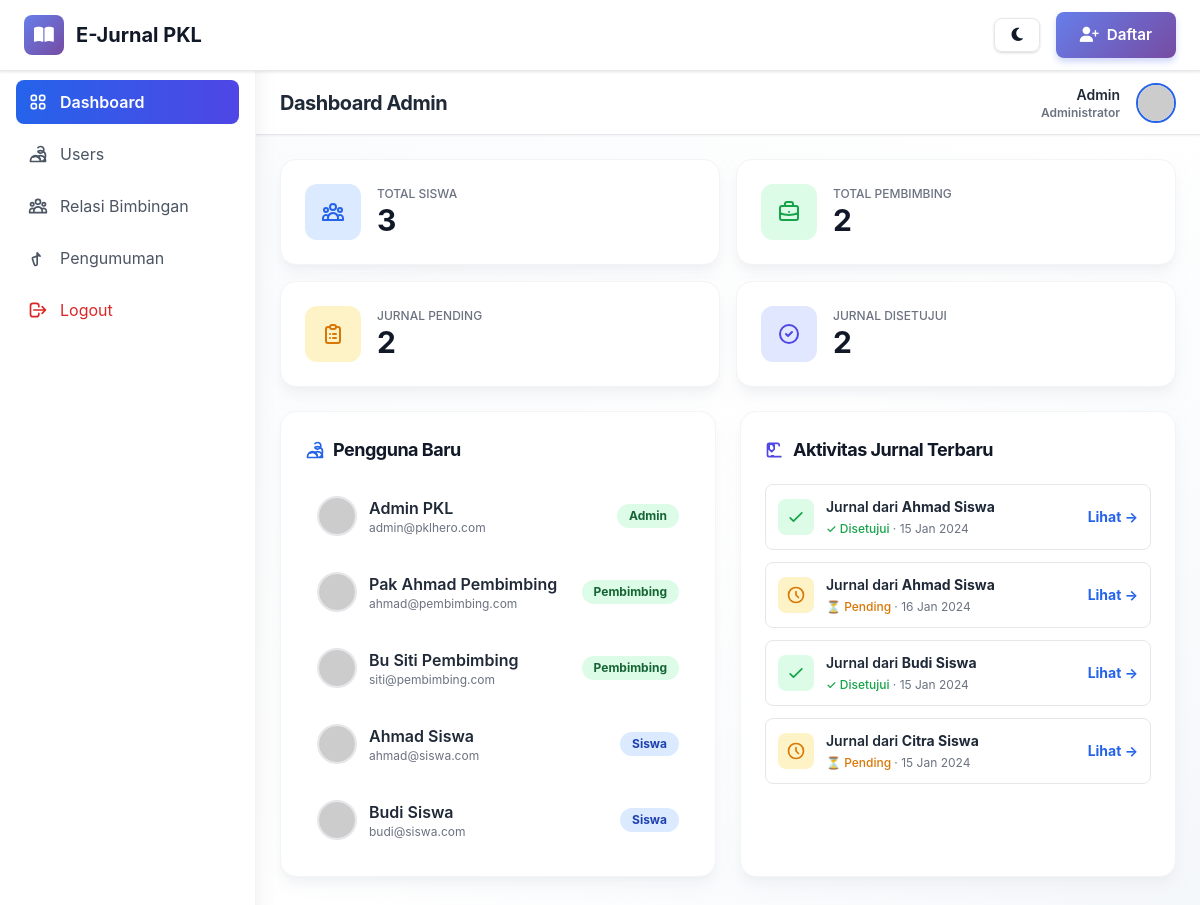
The app's page /public/admin/ (signed in) with its own data.
### tables this page shows
CREATE TABLE users (
    id INT AUTO_INCREMENT PRIMARY KEY,
    nama_lengkap VARCHAR(255) NOT NULL,
    email VARCHAR(255) UNIQUE NOT NULL,
    password VARCHAR(255) NOT NULL,
    role ENUM('admin', 'pembimbing', 'siswa') NOT NULL,
    created_at TIMESTAMP DEFAULT CURRENT_TIMESTAMP
);

CREATE TABLE jurnal_harian (
    id INT AUTO_INCREMENT PRIMARY KEY,
    id_siswa INT NOT NULL,
    tanggal_kegiatan DATE NOT NULL,
    deskripsi_kegiatan TEXT NOT NULL,
    kendala TEXT,
    solusi TEXT,
    status ENUM('pending', 'approved', 'rejected') DEFAULT 'pending',
    komentar_pembimbing TEXT,
    tanggal_review TIMESTAMP NULL DEFAULT NULL,
    nilai_apresiasi INT,
    created_at TIMESTAMP DEFAULT CURRENT_TIMESTAMP,
    FOREIGN KEY (id_siswa) REFERENCES users(id) ON DELETE CASCADE
);

### public/admin/index.php (the view, shortened to what this page needs)
<?php
include '../../app/_config/database.php';
include '../../templates/header.php';
$siswa_count = $pdo->query("SELECT COUNT(*) FROM users WHERE role = 'siswa'")->fetchColumn();
$pembimbing_count = $pdo->query("SELECT COUNT(*) FROM users WHERE role = 'pembimbing'")->fetchColumn();
$jurnal_pending_count = $pdo->query("SELECT COUNT(*) FROM jurnal_harian WHERE status = 'pending'")->fetchColumn();
$jurnal_approved_count = $pdo->query("SELECT COUNT(*) FROM jurnal_harian WHERE status = 'approved'")->fetchColumn();
$stmt_users = $pdo->query("SELECT id, nama_lengkap, email, role, created_at FROM users ORDER BY created_at DESC LIMIT 5");
$recent_users = $stmt_users->fetchAll(PDO::FETCH_ASSOC);
$stmt_journals = $pdo->query("SELECT j.id, j.tanggal_kegiatan, j.status, u.nama_lengkap as nama_siswa FROM jurnal_harian j JOIN users u ON j.id_siswa = u.id ORDER BY j.created_at DESC LIMIT 5");
$recent_journals = $stmt_journals->fetchAll(PDO::FETCH_ASSOC);
$user_name = $_SESSION['user_nama'] ?? 'Admin';
?>
<div class="min-h-screen bg-gradient-to-br from-slate-50 via-white to-slate-100">
    <aside class="fixed inset-y-0 left-0 z-20 w-64 bg-white shadow-xl border-r border-gray-100 flex-col hidden sm:flex">
        <div class="flex h-16 items-center justify-center border-b border-gray-200">
            <a href="#" class="flex items-center gap-2 font-bold text-lg bg-gradient-to-r from-blue-600 to-indigo-600 bg-clip-text text-transparent">
                <div class="p-2 rounded-lg bg-gradient-to-br from-blue-600 to-indigo-600 text-white">
                </div>
                <span>E-Jurnal</span>
            </a>
        </div>
        <nav class="flex-1 p-4 space-y-2">
            <a href="index.php" class="flex items-center gap-3 rounded-lg bg-gradient-to-r from-blue-600 to-indigo-600 text-white px-3 py-2.5 font-semibold transition duration-200">
                Dashboard
            </a>
            <a href="users_manage.php" class="flex items-center gap-3 rounded-lg px-3 py-2.5 text-gray-600 hover:bg-gray-100 hover:text-gray-900 transition-all duration-200">
                <svg class="h-5 w-5" fill="none" viewBox="0 0 24 24" stroke="currentColor"><path stroke-linecap="round" stroke-linejoin="round" stroke-width="2" d="M12 4.354a4 4 0 110 5.292M15 21H3v-1a6 6 0 0112 0v1zm0 0h6v-1a6 6 0 00-9-5.197M15 21a6 6 0 00-9-5.197M15 21a6 6 0 006-6v-1a6 6 0 00-9-5.197" /></svg>
                Users
            </a>
            <a href="manage_relasi.php" class="flex items-center gap-3 rounded-lg px-3 py-2.5 text-gray-600 hover:bg-gray-100 hover:text-gray-900 transition-all duration-200">
                Relasi Bimbingan
            </a>
            <a href="pengumuman_manage.php" class="flex items-center gap-3 rounded-lg px-3 py-2.5 text-gray-600 hover:bg-gray-100 hover:text-gray-900 transition-all duration-200">
                <svg class="h-5 w-5" fill="none" viewBox="0 0 24 24" stroke="currentColor"><path stroke-linecap="round" stroke-linejoin="round" stroke-width="2" d="M11 5.882V19.24a1.76 1.76 0 01-3.417.592l-2.144-6.363a1.76 1.76 0 01.592-2.145l6.364-2.144a1.76 1.76 0 012.144.592z" /></svg>
                Pengumuman
            </a>
            <a href="../logout.php" class="flex items-center gap-3 rounded-lg px-3 py-2.5 text-red-600 hover:bg-red-50 mt-auto transition-all duration-200">
                <svg class="h-5 w-5" fill="none" viewBox="0 0 24 24" stroke="currentColor"><path stroke-linecap="round" stroke-linejoin="round" stroke-width="2" d="M17 16l4-4m0 0l-4-4m4 4H7m6 4v1a3 3 0 01-3 3H6a3 3 0 01-3-3V7a3 3 0 013-3h4a3 3 0 013 3v1" /></svg>
                Logout
            </a>
        </nav>
    </aside>
    <div class="flex flex-col sm:ml-64">
        <header class="sticky top-0 z-10 flex h-16 items-center justify-between bg-white border-b border-gray-200 px-6 shadow-sm">
            <div class="flex items-center">
                <h1 class="text-xl font-bold text-gray-800">Dashboard Admin</h1>
            </div>
            <div class="flex items-center gap-4">
                <div class="font-semibold text-right">
                    <div class="text-sm text-gray-800"><?php echo htmlspecialchars($user_name); ?></div>
                    <div class="text-xs text-gray-500">Administrator</div>
                </div>
                <img class="h-10 w-10 rounded-full object-cover border-2 border-blue-600" src="https://ui-avatars.com/api/?name=<?php echo urlencode($user_name); ?>&background=2563eb&color=fff" alt="User Avatar">
            </div>
        </header>
        <main class="flex-1 p-6 space-y-6">
            <div class="grid grid-cols-1 md:grid-cols-2 xl:grid-cols-4 gap-4">
                <div class="card-hover bg-white p-6 rounded-2xl shadow-lg shadow-gray-200/50 border border-gray-100 flex items-center gap-4">
                    <div class="p-4 bg-blue-100 rounded-xl"></div>
                    <div>
                        <p class="text-xs text-gray-500 font-medium uppercase">Total Siswa</p>
                        <p class="text-3xl font-bold text-gray-900"><?php echo $siswa_count; ?></p>
                    </div>
                </div>
                 <div class="card-hover bg-white p-6 rounded-2xl shadow-lg shadow-gray-200/50 border border-gray-100 flex items-center gap-4">
                    <div class="p-4 bg-green-100 rounded-xl"></div>
                    <div>
                        <p class="text-xs text-gray-500 font-medium uppercase">Total Pembimbing</p>
                        <p class="text-3xl font-bold text-gray-900"><?php echo $pembimbing_count; ?></p>
                    </div>
                </div>
                <div class="card-hover bg-white p-6 rounded-2xl shadow-lg shadow-gray-200/50 border border-gray-100 flex items-center gap-4">
                    <div class="p-4 bg-amber-100 rounded-xl"></div>
                    <div>
                        <p class="text-xs text-gray-500 font-medium uppercase">Jurnal Pending</p>
                        <p class="text-3xl font-bold text-gray-900"><?php echo $jurnal_pending_count; ?></p>
                    </div>
                </div>
                <div class="card-hover bg-white p-6 rounded-2xl shadow-lg shadow-gray-200/50 border border-gray-100 flex items-center gap-4">
                    <div class="p-4 bg-indigo-100 rounded-xl"><svg class="h-6 w-6 text-indigo-600" fill="none" viewBox="0 0 24 24" stroke="currentColor"><path stroke-linecap="round" stroke-linejoin="round" stroke-width="2" d="M9 12l2 2 4-4m6 2a9 9 0 11-18 0 9 9 0 0118 0z" /></svg></div>
                    <div>
                        <p class="text-xs text-gray-500 font-medium uppercase">Jurnal Disetujui</p>
                        <p class="text-3xl font-bold text-gray-900"><?php echo $jurnal_approved_count; ?></p>
                    </div>
                </div>
            </div>
            <div class="grid grid-cols-1 lg:grid-cols-2 gap-6">
                <div class="bg-white p-6 rounded-2xl shadow-lg shadow-gray-200/50 border border-gray-100">
                    <h3 class="font-bold text-gray-900 text-lg mb-5 flex items-center gap-2">
                        <svg class="w-5 h-5 text-blue-600" fill="none" viewBox="0 0 24 24" stroke="currentColor"><path stroke-linecap="round" stroke-linejoin="round" stroke-width="2" d="M12 4.354a4 4 0 110 5.292M15 21H3v-1a6 6 0 0112 0v1zm0 0h6v-1a6 6 0 00-9-5.197M15 21a6 6 0 00-9-5.197M15 21a6 6 0 006-6v-1a6 6 0 00-9-5.197"/></svg>
                        Pengguna Baru
                    </h3>
                    <div class="space-y-3">
                        <?php foreach($recent_users as $user): ?>
                            <div class="flex items-center justify-between p-3 rounded-lg hover:bg-gray-50 transition">
                                <div class="flex items-center gap-3">
                                    <img class="h-10 w-10 rounded-full object-cover border-2 border-gray-200" src="https://ui-avatars.com/api/?name=<?php echo urlencode($user['nama_lengkap']); ?>&background=random&color=fff" alt="Avatar">
                                    <div>
                                        <p class="font-semibold text-gray-800"><?php echo htmlspecialchars($user['nama_lengkap']); ?></p>
                                        <p class="text-xs text-gray-500"><?php echo htmlspecialchars($user['email']); ?></p>
                                    </div>
                                </div>
                                <span class="text-xs font-bold px-3 py-1 rounded-full <?php echo $user['role'] === 'siswa' ? 'bg-blue-100 text-blue-800' : 'bg-green-100 text-green-800'; ?>">
                                    <?php echo ucfirst(htmlspecialchars($user['role'])); ?>
                                </span>
                            </div>
                        <?php endforeach; ?>
                    </div>
                </div>
                <div class="bg-white p-6 rounded-2xl shadow-lg shadow-gray-200/50 border border-gray-100">
                    <h3 class="font-bold text-gray-900 text-lg mb-5 flex items-center gap-2">
                        <svg class="w-5 h-5 text-indigo-600" fill="none" viewBox="0 0 24 24" stroke="currentColor"><path stroke-linecap="round" stroke-linejoin="round" stroke-width="2" d="M19 20H5a2 2 0 01-2-2V6a2 2 0 012-2h10a2 2 0 012 2v1m-7 12h-2m2-12a2 2 0 00-2-2H7a2 2 0 00-2 2v4l3 3 3-3V6z" /></svg>
                        Aktivitas Jurnal Terbaru
                    </h3>
                    <div class="space-y-3">
                         <?php foreach($recent_journals as $jurnal): ?>
                            <div class="flex items-center justify-between p-3 rounded-lg border border-gray-200 hover:shadow-md transition">
                                <div class="flex items-center gap-3">
                                     <span class="p-2 rounded-lg <?php
                                        if ($jurnal['status'] == 'approved') echo 'bg-green-100';
                                        elseif ($jurnal['status'] == 'rejected') echo 'bg-red-100';
                                        else echo 'bg-amber-100';
                                    ?>">
                                        <svg class="h-5 w-5 <?php
                                            if ($jurnal['status'] == 'approved') echo 'text-green-600';
                                            elseif ($jurnal['status'] == 'rejected') echo 'text-red-600';
                                            else echo 'text-amber-600';
                                        ?>" fill="none" viewBox="0 0 24 24" stroke="currentColor">
                                            <?php if($jurnal['status'] == 'approved'): ?> <path stroke-linecap="round" stroke-linejoin="round" stroke-width="2" d="M5 13l4 4L19 7" /> <?php endif; ?>
                                            <?php if($jurnal['status'] == 'rejected'): ?> <path stroke-linecap="round" stroke-linejoin="round" stroke-width="2" d="M6 18L18 6M6 6l12 12" /> <?php endif; ?>
                                            <?php if($jurnal['status'] == 'pending'): ?> <path stroke-linecap="round" stroke-linejoin="round" stroke-width="2" d="M12 8v4l3 3m6-3a9 9 0 11-18 0 9 9 0 0118 0z" /> <?php endif; ?>
                                        </svg>
                                    </span>
                                    <div>
                                        <p class="font-semibold text-gray-800 text-sm">Jurnal dari <span class="font-bold"><?php echo htmlspecialchars($jurnal['nama_siswa']); ?></span></p>
                                        <p class="text-xs text-gray-500 mt-1">
                                            <span class="font-medium <?php
                                                if ($jurnal['status'] == 'approved') echo 'text-green-600';
                                                elseif ($jurnal['status'] == 'rejected') echo 'text-red-600';
                                                else echo 'text-amber-600';
                                            ?>">
                                                <?php
                                                    if ($jurnal['status'] == 'approved') echo '✓ Disetujui';
                                                    elseif ($jurnal['status'] == 'rejected') echo '✗ Ditolak';
                                                    else echo '⏳ Pending';
                                                ?>
                                            </span> · <?php echo date('d M Y', strtotime($jurnal['tanggal_kegiatan'])); ?>
                                        </p>
                                    </div>
                                </div>
                                <a href="#" class="text-sm font-bold text-blue-600 hover:text-blue-700 transition">Lihat →</a>
                            </div>
                        <?php endforeach; ?>
                    </div>
                </div>
            </div>
        </main>
    </div>
</div>
<?php include '../../templates/footer.php'; ?>

### records on screen
users: nama_lengkap "Admin PKL", email "admin@pklhero.com", role "Admin"
users: nama_lengkap "Pak Ahmad Pembimbing", email "ahmad@pembimbing.com", role "Pembimbing"
users: nama_lengkap "Bu Siti Pembimbing", email "siti@pembimbing.com", role "Pembimbing"
users: nama_lengkap "Ahmad Siswa", email "ahmad@siswa.com", role "Siswa"
users: nama_lengkap "Budi Siswa", email "budi@siswa.com", role "Siswa"
jurnal_harian: id_siswa.nama_lengkap "Ahmad Siswa", status "✓ Disetujui", tanggal_kegiatan "15 Jan 2024"
jurnal_harian: id_siswa.nama_lengkap "Ahmad Siswa", status "⏳ Pending", tanggal_kegiatan "16 Jan 2024"
jurnal_harian: id_siswa.nama_lengkap "Budi Siswa", status "✓ Disetujui", tanggal_kegiatan "15 Jan 2024"
jurnal_harian: id_siswa.nama_lengkap "Citra Siswa", status "⏳ Pending", tanggal_kegiatan "15 Jan 2024"

### other values on screen
$user_name "Admin"
$siswa_count "3"
$pembimbing_count "2"
$jurnal_pending_count "2"
$jurnal_approved_count "2"
